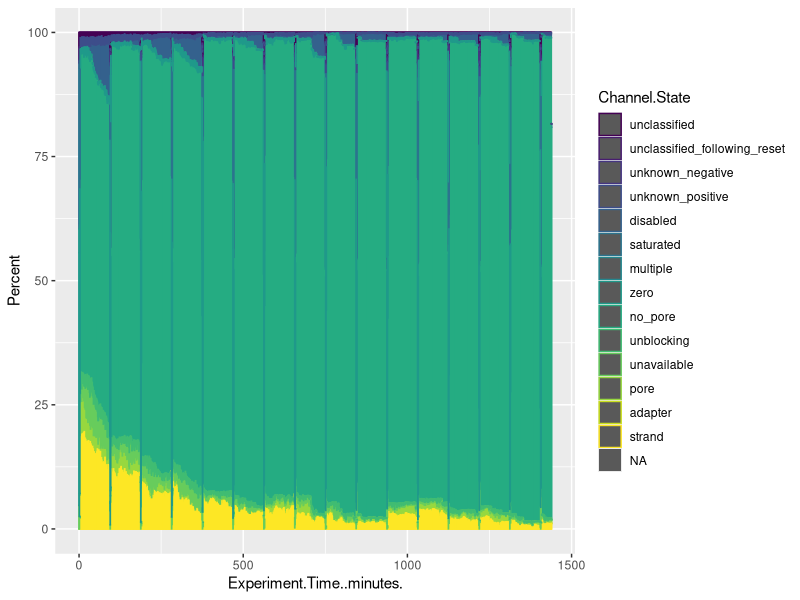
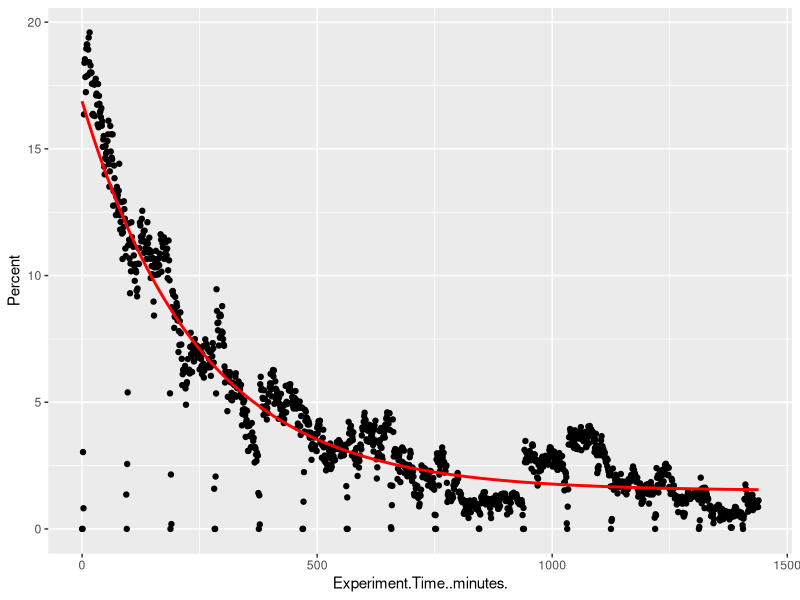
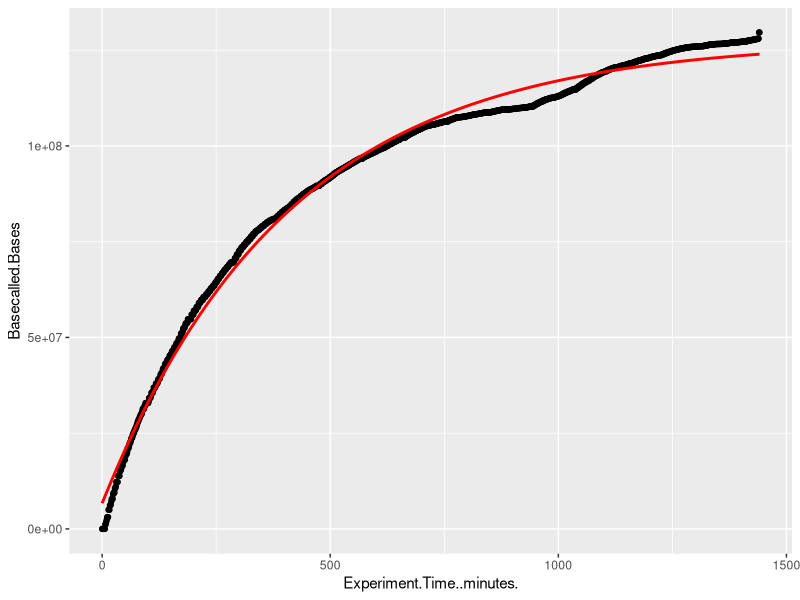

Write the R code that produced these figures, in order.
## ---- chunk 1
library(dplyr)
library(ggplot2)
pore_activity <- read.csv("./data/2025_08_12_Flongle_Group1_Library1/pore_activity_AYW935_f9a34344_e98d3daf.csv")
pore_activity$Percent <- pore_activity$State.Time..samples./378000
# unique(pore_activity$Channel.State)
pore_activity$Channel.State <- factor(pore_activity$Channel.State,
                                         levels = c("unclassified", "unclassified_following_reset", "unknown_negative", "unknown_positive", "disabled", "saturated", "multiple", "zero", "no_pore", "unblocking", "unavailable", "pore", "adapter", "strand"),
                                      ordered = TRUE)

ggplot(pore_activity, aes(x = Experiment.Time..minutes., y = Percent, color = Channel.State)) +
  geom_col()

## ---- chunk 2
pore_sequencing <- pore_activity %>% 
  filter(Channel.State == "strand")

# Fit exponential decay
start_vals <- list(a = max(pore_sequencing$Percent), b = 0.01, c = min(pore_sequencing$Percent))
model <- nls(Percent ~ a * exp(-b * Experiment.Time..minutes.) + c,
             data = pore_sequencing, start = start_vals)

#summary(model)

# Predict and plot
pore_sequencing$fit <- predict(model)


pore_sequencing %>%
  ggplot(., aes(x = Experiment.Time..minutes., y = Percent)) + 
  geom_point() +
  geom_line(aes(y = fit), color = "red", size = 1)

cat("\n")
cat("\n")
cat("Best fit line for percent of pores that are actively sequencing as a function of time:", "\n")
cat("Percent = ", round(coef(model)["a"], 3), "* exp(-", round(coef(model)["b"], 3), "* [minutes]) +", round(coef(model)["c"], 3))

## ---- chunk 3
throughput <- read.csv("./data/2025_08_12_Flongle_Group1_Library1/throughput_AYW935_f9a34344_e98d3daf(in).csv")

# Fit exponential decay
start_vals <- list(a = max(throughput$Basecalled.Bases), b = 0.01, c = min(throughput$Basecalled.Bases))
model2 <- nls(Basecalled.Bases ~ a * exp(-b * Experiment.Time..minutes.) + c,
             data = throughput, start = start_vals)

#summary(model2)

# Predict and plot
throughput$fit <- predict(model2)

throughput %>%
  ggplot(., aes(x = Experiment.Time..minutes., y = Basecalled.Bases)) + 
  geom_point() +
  geom_line(aes(y = fit), color = "red", size = 1)

cat("\n")
cat("\n")
cat("Best fit line for percent of pores that are actively sequencing as a function of time:", "\n")
cat("Bases = ", round(coef(model2)["a"], 3), "* exp(-", round(coef(model2)["b"], 3), "* [minutes]) +", round(coef(model2)["c"], 3))
## ---- chunk 4
# Given
## Starting number of pores
Pref <- 44
## Cumulative output function
Cref <- function(t) { -120848296 * exp(-0.002 * t) + 127537896 }  # bases

# Prediction for a new run
predict_yield <- function(P0, T_minutes) {
  Cref(T_minutes) * (P0 / Pref)               # bases
}

# Convenience: return Gb
predict_yield_Gb <- function(P0, T_minutes) {
  predict_yield(P0, T_minutes) / 1e9
}

# Run a MinION flow cell with 1200 pores for 3 days (no washes)
predict_yield_Gb(1200, 4320)  # Gb

# Run a MinION flow cell with 1200 pores for 3 days, with wash/reloads that recover/maintain half of pores each time
predict_yield_Gb(1200, 1440) + predict_yield_Gb(600, 1440) + predict_yield_Gb(300, 1440)   # Gb

## ---- chunk 5
# Reference pore-decay (percent). Normalize inside the integral.
p_ref <- function(t) { 15.377 * exp(-0.004 * t) + 1.503 }

effective_pore_time <- function(pfun, T_minutes) {
  integrate(function(s) pfun(s) / pfun(0), lower = 0, upper = T_minutes)$value
}

predict_yield_with_decay <- function(P0, T_minutes, p_new = p_ref) {
  scale_base <- Cref(T_minutes) * (P0 / Pref)
  ratio <- effective_pore_time(p_new, T_minutes) / effective_pore_time(p_ref, T_minutes)
  scale_base * ratio
}

# Convenience: return Gb
predict_yield_with_decay_Gb <- function(P0, T_minutes) {
  predict_yield_with_decay(P0, T_minutes) / 1e9
}

predict_yield_with_decay_Gb(1200, 4320)
